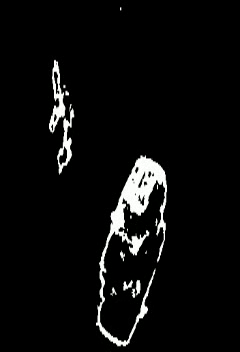
#> input picture frame 99 of Foreground.mp4, 240 x 352 px, given in place of umcp.mpg, which was not available
$ jupyter execute New_code_Background_Subtraction.ipynb   (text cells are left out)
#> lines starting #> are read from the running program, lines starting #| are printed output that depends on the picture; after the words box and inside, x2 and y2 are one past the last pixel; in counts of white or black regions, pixels touching at a corner belong together; pictures that were not available may be replaced by others from this repository, and a replacement may not be noted
[cell 1]
import cv2
#from PIL import Image
#import PIL
import numpy as np
import math


capture = cv2.VideoCapture('/content/drive/MyDrive/ELL784-Machine_Learning/Assignment-1/umcp.mpg')
ret, frame = capture.read()
#> frame is the input picture: shape (352, 240, 3); mean B, G, R 11.6, 11.8, 11.7
pix = cv2.cvtColor(frame, cv2.COLOR_BGR2GRAY)
w, h = pix.shape
#> w = 352; h = 240

video1 = cv2.VideoWriter('/content/drive/MyDrive/ELL784-Machine_Learning/Assignment-1/bg81.mp4', cv2.VideoWriter_fourcc(*'MP4V'), 15, (w, h))
video2 = cv2.VideoWriter('/content/drive/MyDrive/ELL784-Machine_Learning/Assignment-1/fg81.mp4', cv2.VideoWriter_fourcc(*'MP4V'), 15, (w, h))


# Initialise Foreground and background frame
fg = np.zeros((w, h, 3), dtype=np.uint8, order='C')
bg = np.zeros((w, h, 3), dtype=np.uint8, order='C')

# Parameters
T = 0.5  # Proportion of data to be accounted for Background
alpha = 0.025  # Learning Constant
rho = 0.1  # Second Learning Rate
Iteration = 997 #Number of frames

# For each pixel, we have taken K=3 Gaussian distributions (assuming independence and same variance of each color)

# Mean of each Gaussian (e.g. for each pixel [Mean1, Mean2, Mean3] = [R,G,B] representation)
mean1 = np.zeros((w, h, 3), dtype=np.float64, order='C')
mean2 = np.zeros((w, h, 3), dtype=np.float64, order='C')
mean3 = np.zeros((w, h, 3), dtype=np.float64, order='C')

# Variance of each Gaussian
cov = np.ones((w, h, 3), dtype=np.float64, order='C')

# Weight of each Gaussian, each value is Initialised to one.
weight = np.ones((w, h, 3), dtype=np.float64, order='C')

count = 0
while count <= Iteration:
    ret, frame = capture.read()
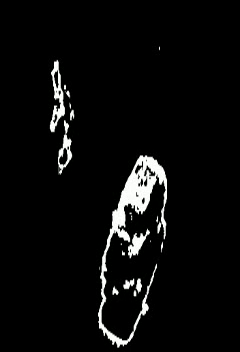
#> input picture frame 100 of Foreground.mp4, 240 x 352 px, given in place of umcp.mpg, which was not available
#> frame is the input picture: shape (352, 240, 3); mean B, G, R 11.2, 11.4, 11.3
    # pix = cv2.cvtColor(frame, cv2.COLOR_BGR2GRAY)
    wsum = 0
    for x in range(w):
        for y in range(h):
            # Initialisation of Parameters and Distribution Values
            if count == 0:
                mean1[x][y][:] = [40, 90, 160]
                mean2[x][y][:] = [40, 90, 160]
                mean3[x][y][:] = [40, 90, 160]
                cov[x][y][:] = [20, 20, 20]
                weight[x][y][:] = [0.33, 0.33, 0.34]

            dist = np.zeros((2, 3), dtype=np.float64, order='C')
            match = -1

            # Approximate K-means algorithm, In each iteration -
            # We check for the matching Distribution and then update the parameters of the matched one
            # And keep the others same

            for i in range(0, 3):

                temp = frame[x][y][:] - [mean1[x][y][i], mean2[x][y][i], mean3[x][y][i]]

                # Following is the square of the Mahalanobis Distance (the exponent term in Gaussian Distribution)

                euclid_distance = np.dot(temp.transpose(), temp)
                threshold = (1 / cov[x][y][i]) * euclid_distance

                # If the threshold is less than (2.5*2.5) = 6.25, we consider it as a matched distribution

                if threshold < (2.5 * 2.5):

                    match = i

                    # rho = alpha * gauss(m[x][y][match], v[x][y][match], value)

                    # updating the mean of the matched distribution
                    mean1[x][y][i] = (1 - rho) * mean1[x][y][i] + rho * frame[x][y][0]
                    mean2[x][y][i] = (1 - rho) * mean2[x][y][i] + rho * frame[x][y][1]
                    mean3[x][y][i] = (1 - rho) * mean3[x][y][i] + rho * frame[x][y][2]

                    # updating the variance of the matched class
                    cov[x][y][i] = (1 - rho) * cov[x][y][i] + (rho * euclid_distance)

                    # updating the weight of the matched class
                    weight[x][y][i] = (1 - alpha) * weight[x][y][i] + alpha
                    wsum += weight[x][y][i]


                else:

                    # updating the weight of the non-matched class
                    weight[x][y][i] = (1 - alpha) * weight[x][y][i]
                    wsum += weight[x][y][i]

                    # NOTE-sum of the weights after updating is equal to one, if the sum was one before update. Hence, no normalization required
                # -----------------------------------------------------------------------

            weight[x][y][:] = (1/wsum)*weight[x][y][:]

            # Maintain the distributions in decreasing order of Weight/(sqrt(Variance))

            # 'dist' is a 2x3 array, first row to store the index of the distributions
            # and second row to store the w/sigma ratio of the distributions
            # 'dist[1][:]' array is stored with the W/sigma ratio for each distribution

            for i in range(3):
                dist[0][i], dist[1][i] = i, (weight[x][y][i] / math.sqrt(cov[x][y][i]))

            # using the distance we sort the 'dist' array - (Bubble Sort)
            for i in range(3):
                for j in range(0, 2 - i):
                    if dist[1][j] < dist[1][j + 1]:
                       dist[0][j + 1], dist[0][j] = dist[0][j], dist[0][j + 1]
                       dist[1][j + 1], dist[1][j] = dist[1][j], dist[1][j + 1]

            # Index of most probable and least probable distributions after above sorting
            # This is the index in the mean1, mean2, mean3, weight and cov array of the distributions

            most_prob = int(dist[0][0])
            least_prob = int(dist[0][2])
            idist = dist.astype(int)

            # ADDING NEW DISTRIBUTION WHEN NO MATCH FOUND

            # If no match found then,
            # To add new distribution by replacing the least Probable Distribution
            if match == -1:
                wsum -= weight[x][y][least_prob]
                mean1[x][y][least_prob] = frame[x][y][0]
                mean2[x][y][least_prob] = frame[x][y][1]
                mean3[x][y][least_prob] = frame[x][y][2]

                cov[x][y][least_prob] = 20
                weight[x][y][least_prob] = 0.1
                wsum += weight[x][y][least_prob]
                weight[x][y][:] = (1/wsum)*weight[x][y][:]


            # Pixel Classification as background or Foreground
            # B is our Background Threshold distribution

            B = 0
            sum_threshold = np.float64(0)
            mean_bg1, mean_bg2, mean_bg3 = np.float64(0), np.float64(0), np.float64(0)
            for i in range(3):
                sum_threshold += weight[x][y][int(dist[0][i])]
                mean_bg1 += weight[x][y][int(dist[0][i])] * mean1[x][y][int(dist[0][i])]
                mean_bg2 += weight[x][y][int(dist[0][i])] * mean2[x][y][int(dist[0][i])]
                mean_bg3 += weight[x][y][int(dist[0][i])] * mean3[x][y][int(dist[0][i])]
                B += 1
                if sum_threshold > T:
                  mean_bg1 = mean_bg1/sum_threshold
                  mean_bg2 = mean_bg2/sum_threshold
                  mean_bg3 = mean_bg3/sum_threshold
                  break

            # Following cases are Possible for the pixel-
            # Case-1- No match found for current Pixel value
            #         Then, Fg = current frame and Bg = Most Probable distribution (B threshold)
            # Case-2- Match found for current Pixel value But it is outside threshold background region B.
            #         Then, Fg = current frame and Bg = Most Probable distribution (B threshold)
            # Case-3- Match found for current Pixel value And it is within the threshold background region B.
            #         Then, Fg = [0,0,0] (Black) and Bg = Most Probable distibution (B threshold)
            #         Another Possibility for Bg is Bg = current frame

            # Background is always most probable one, Here I am assuming that value of our T is such that we have a uni-modal distribution.
            bg[x][y][:] = [mean_bg1, mean_bg2, mean_bg3]

            # When match = -1, this implies that no match was found for the current pixel value, which implies motion and hence foreground = current frame.
            if match == -1:
                fg[x][y][:] =  [255,255,255]
            else:
                for i in range(B):
                    if match == dist[0][i]:
                        # This is the case when match is found and current pixel value is within the B threshold, thus foreground goes black for that
                        fg[x][y][:] = [0,0,0]
                        break
                    else:
                        # This is the case when match is found but current pixel value is outside the B threshold, thus foreground is equal to current frame.
                        fg[x][y][:] = [255,255,255]
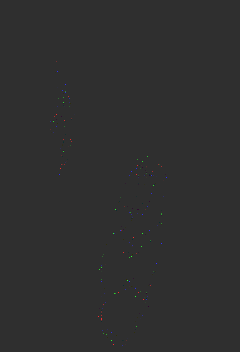
#> cov: shape (352, 240, 3) float64; mean B, G, R 20, 20, 20; drawn with min black and max white
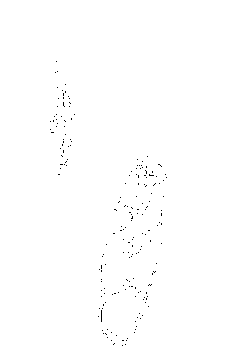
#> fg: shape (352, 240, 3); 99.7% white; black in thin lines or dots, all inside (x1, y1, x2, y2) = (50, 61, 167, 346)
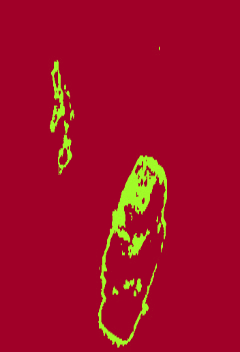
#> mean1: shape (352, 240, 3) float64; mean B, G, R 40, 11.2, 160
#> after the loop, wsum = 90790.7


    # cv2.imshow('fg',fg)
    cv2.imwrite(r"/content/drive/MyDrive/ELL784-Machine_Learning/Assignment-1/BG_frames/bg_frame%d.jpg" % count, bg)

    med = cv2.medianBlur(fg, 3)
#> med: shape (352, 240, 3); every value is 255
    cv2.imwrite(r"/content/drive/MyDrive/ELL784-Machine_Learning/Assignment-1/FG_frames/fg_frame%d.jpg" % count, med)

    count += 1
    if cv2.waitKey(1000) == 27 & 0xFF:
#> (key q is pressed here)
        break

[cell 2]
video1 = cv2.VideoWriter('/content/drive/MyDrive/ELL784-Machine_Learning/Assignment-1/bg81.mp4', cv2.VideoWriter_fourcc(*'MP4V'), 30, (w, h))
video2 = cv2.VideoWriter('/content/drive/MyDrive/ELL784-Machine_Learning/Assignment-1/fg81.mp4', cv2.VideoWriter_fourcc(*'MP4V'), 30, (w, h))


count = 0
while count <= Iteration:
    img1 = cv2.imread(r"/content/drive/MyDrive/ELL784-Machine_Learning/Assignment-1/BG_frames/bg_frame%d.jpg" % count, 1)
#> img1: shape (352, 240, 3); min 0, max 100, mean 0
    img2 = cv2.resize(img1,(w,h))
    video1.write(img2)
    if cv2.waitKey(1) & 0xFF == ord('q'):
#> (key q is pressed here)
        break

    count += 1

count = 0
while count <= Iteration:
    img1 = cv2.imread(r"/content/drive/MyDrive/ELL784-Machine_Learning/Assignment-1/FG_frames/fg_frame%d.jpg" % count, 1)
    img2 = cv2.resize(img1,(w,h))
#> img2: shape (240, 352, 3); every value is 255
    video2.write(img2)

    if cv2.waitKey(1) & 0xFF == ord('q'):
#> (key q is pressed here)
        break

    count += 1

capture.release()
video1.release()
video2.release()
cv2.destroyAllWindows()
